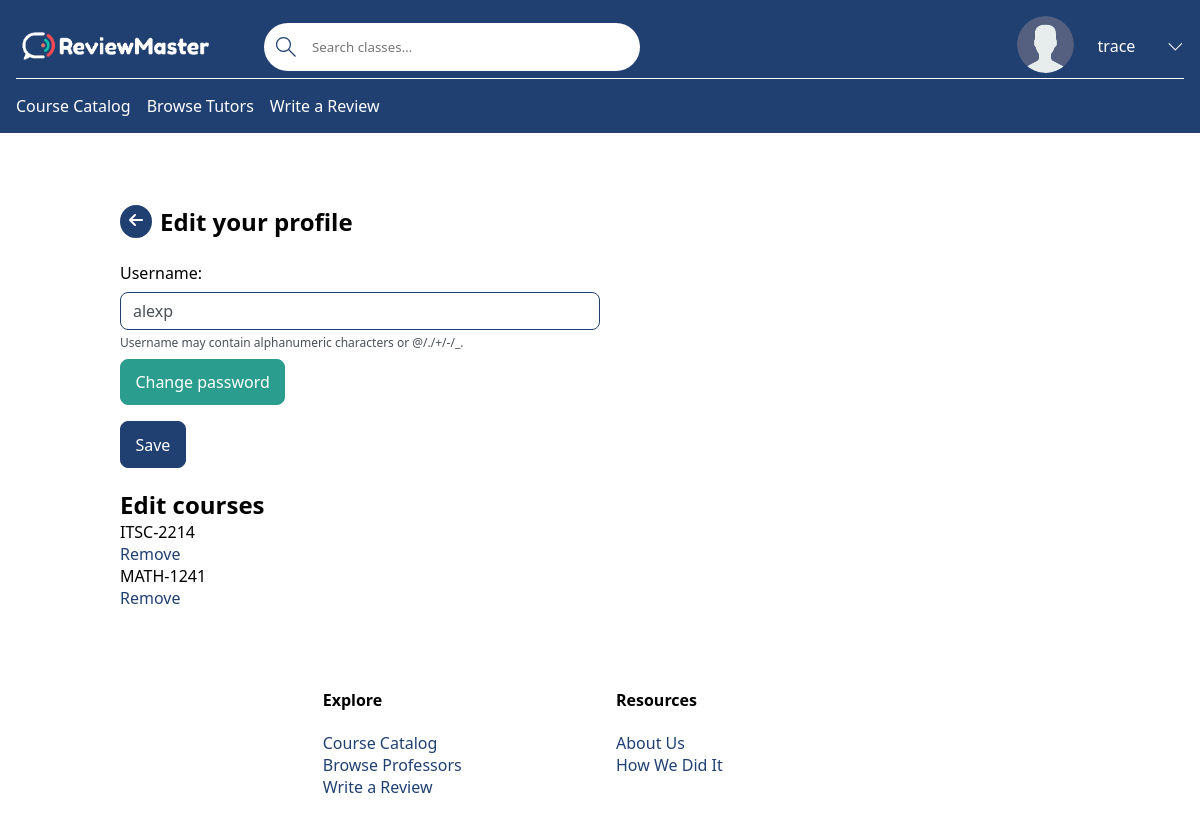
Page /profile/alexp/edit-profile (signed in) on the earlier database version.
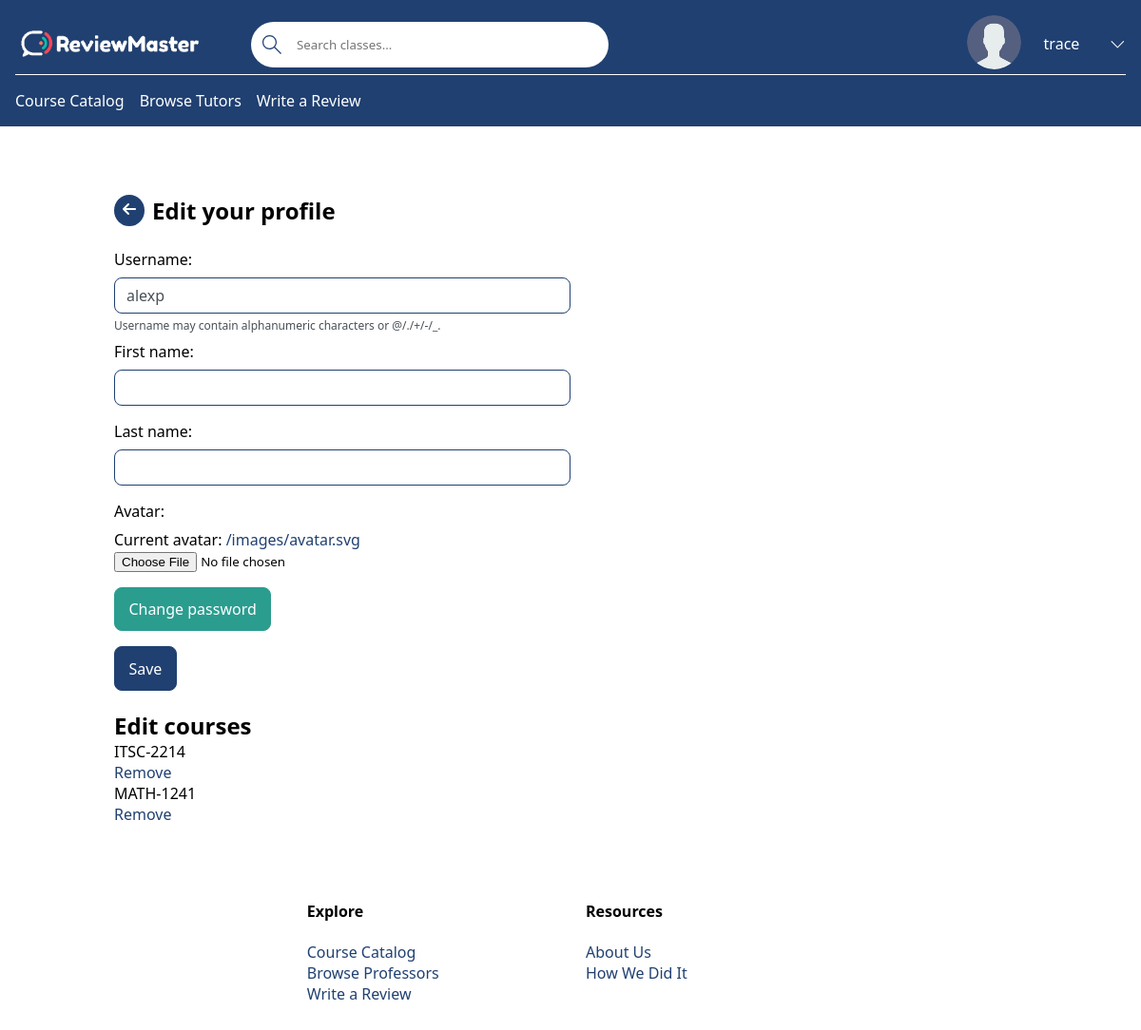
Same page on the later database version.
### base/models.py (models this page shows, shortened)
class Professor(models.Model):
    name = models.CharField(max_length=100)  # First & Last Name (John Doe)
    avatar = models.ImageField(null=True, default='avatar.svg')
    verified = models.BooleanField(default=False)  # If the professor is verified by email
    user_account = models.OneToOneField(User, on_delete=models.CASCADE, null=True, blank=True)

### base/views/views_profile.py (the view, shortened to what this page needs)
# urls.py: path('profile/<str:pk>/edit-profile', edit_profile, name='edit-profile'),
@login_required(login_url='login')
def edit_profile(request, pk):
    user = User.objects.get(username=pk)
    userForm = UserForm(instance=user)
    passwordForm = PasswordChange(user)
    try:
        professor = Professor.objects.get(user_account=user)
    except Professor.DoesNotExist:
        professor = None
    option = request.POST.get('option') if request.POST.get('option') != None else 'no'
    context = {
        'userForm': userForm,
        'passwordForm': passwordForm,
        'user': user,
        'courses': user.students.all(),
        'reviews': user.review_set.all(),
        'option': option,
        'professor': professor,
        'avatar': professor.avatar.url if professor and professor.avatar else None
    }
    print("POST option:", request.POST.get('option'))
    return render(request, 'base/profile/edit_profile.html', context)

### base/forms.py
class UserForm(ModelForm):
    class Meta:
        model = User
        fields = ["username", "first_name", "last_name"]

class PasswordChange(PasswordChangeForm):
    class Meta:
        model = User
        fields = ["old_password", "new_password1", "new_password2"]

### base/models.py (called while the page is built)
    def __str__(self):
        return self.name  # Calling Department will return name

    def __str__(self):
        return f'{self.department}-{self.number}'  # Calling will return DEPT-####

### base/templates/base/profile/edit_profile.html (shortened to what this page needs)
{% extends 'main.html' %} {% load static %} {% block content %}
<main>
  <div class="button-title">
    <a href="{{ request.META.HTTP_REFERER }}" class="svg-button">
    </a>
    <h2>Edit your profile</h2>
  </div>
  <div>
    <form class="form form-left user" action="" method="POST" enctype="multipart/form-data">
      <label for="username">{{userForm.username.label}}:</label>
      {{userForm.username}}
      <span class="help-text">Username may contain alphanumeric characters or @/./+/-/_.</span>
      {% if professor %}
        <label for="first_name">{{userForm.first_name.label}}:</label>
        {{userForm.first_name}}
        <label for="last_name">{{userForm.last_name.label}}:</label>
        {{userForm.last_name}}
      {% endif %}
      {% if professor %}
        <label for="avatar">Avatar:</label>
        <div class="file-upload">
          {% if professor.avatar.url %}<p>Current avatar: <a href="{{ professor.avatar.url }}">{{ professor.avatar.url }}</a></p>{% endif %}
          <input type="file" name="avatar" id="avatar">
        </div>
      {% endif %}
      <button type="button" class="secondary-button" id="change-password">
        Change password
      </button>
      <button type="submit" class="primary-button">Save</button>
    </form>
  </div>
  <div>
    <h2>Edit courses</h2>
    {% if courses %}
      {% for course in courses %}
      <div>
        <p>{{ course }}</p>
        <a href="{% url 'remove-course' course %}">Remove</a>
      </div>
      {% endfor %}
    {% else %}
      <p>No courses added.</p>
    {% endif %}
  </div>
</main>
{% endblock content %}

Differences in the rows shown:
added Professor: avatar "/images/avatar.svg"
Other differences:
{{ userForm.first_name.label }}: (not shown) → "First name"
{{ userForm.last_name.label }}: (not shown) → "Last name"
text now shown: ": : Avatar: Current avatar:"
